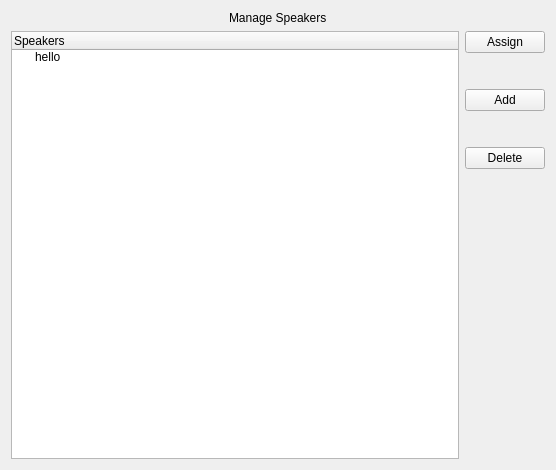
<?xml version="1.0" encoding="UTF-8"?>
<ui version="4.0">
 <class>manage_speakers_top_layout</class>
 <widget class="QWidget" name="manage_speakers_top_layout">
  <property name="geometry">
   <rect>
    <x>0</x>
    <y>0</y>
    <width>556</width>
    <height>470</height>
   </rect>
  </property>
  <property name="windowTitle">
   <string>Form</string>
  </property>
  <layout class="QVBoxLayout" name="verticalLayout_4" stretch="0,1">
   <property name="spacing">
    <number>6</number>
   </property>
   <item alignment="Qt::AlignHCenter">
    <widget class="QLabel" name="dialog_label">
     <property name="text">
      <string>Manage Speakers</string>
     </property>
    </widget>
   </item>
   <item>
    <layout class="QHBoxLayout" name="manage_speakers_hbox">
     <item>
      <widget class="QTreeWidget" name="manage_speaker_tree">
       <column>
        <property name="text">
         <string>Speakers</string>
        </property>
       </column>
       <item>
        <property name="text">
         <string>hello</string>
        </property>
       </item>
      </widget>
     </item>
     <item>
      <layout class="QVBoxLayout" name="buttons_layout">
       <property name="spacing">
        <number>36</number>
       </property>
       <item alignment="Qt::AlignTop">
        <widget class="QPushButton" name="assign_button">
         <property name="sizePolicy">
          <sizepolicy hsizetype="Minimum" vsizetype="Fixed">
           <horstretch>0</horstretch>
           <verstretch>0</verstretch>
          </sizepolicy>
         </property>
         <property name="text">
          <string>Assign</string>
         </property>
        </widget>
       </item>
       <item alignment="Qt::AlignTop">
        <widget class="QPushButton" name="add_button">
         <property name="sizePolicy">
          <sizepolicy hsizetype="Minimum" vsizetype="Fixed">
           <horstretch>0</horstretch>
           <verstretch>0</verstretch>
          </sizepolicy>
         </property>
         <property name="text">
          <string>Add</string>
         </property>
        </widget>
       </item>
       <item alignment="Qt::AlignTop">
        <widget class="QPushButton" name="delete_button">
         <property name="sizePolicy">
          <sizepolicy hsizetype="Minimum" vsizetype="Fixed">
           <horstretch>0</horstretch>
           <verstretch>1</verstretch>
          </sizepolicy>
         </property>
         <property name="text">
          <string>Delete</string>
         </property>
        </widget>
       </item>
      </layout>
     </item>
    </layout>
   </item>
  </layout>
 </widget>
 <resources/>
 <connections/>
</ui>
